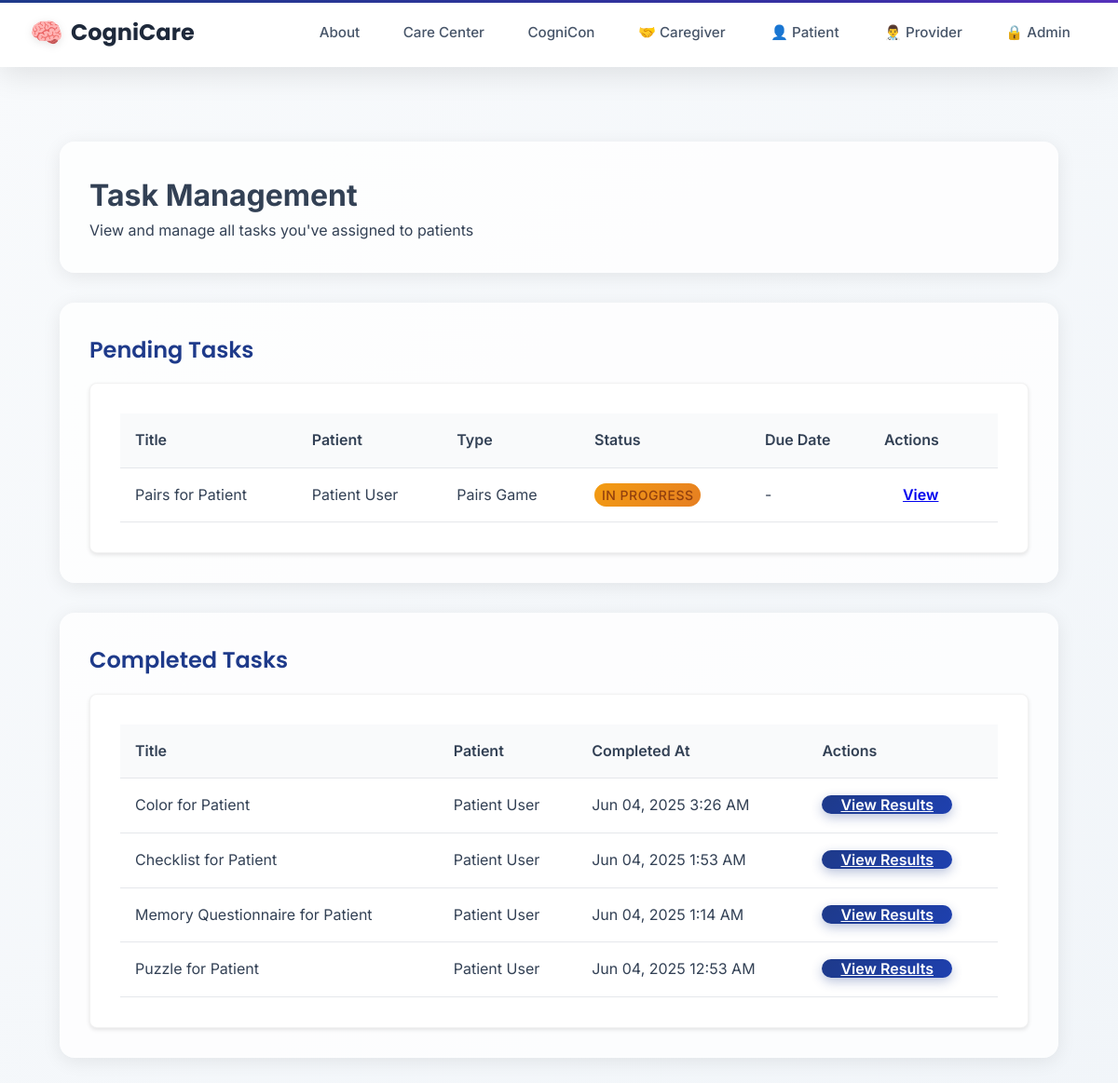
The page /tasks/provider/tasks/ (signed in) on the database as committed earlier.
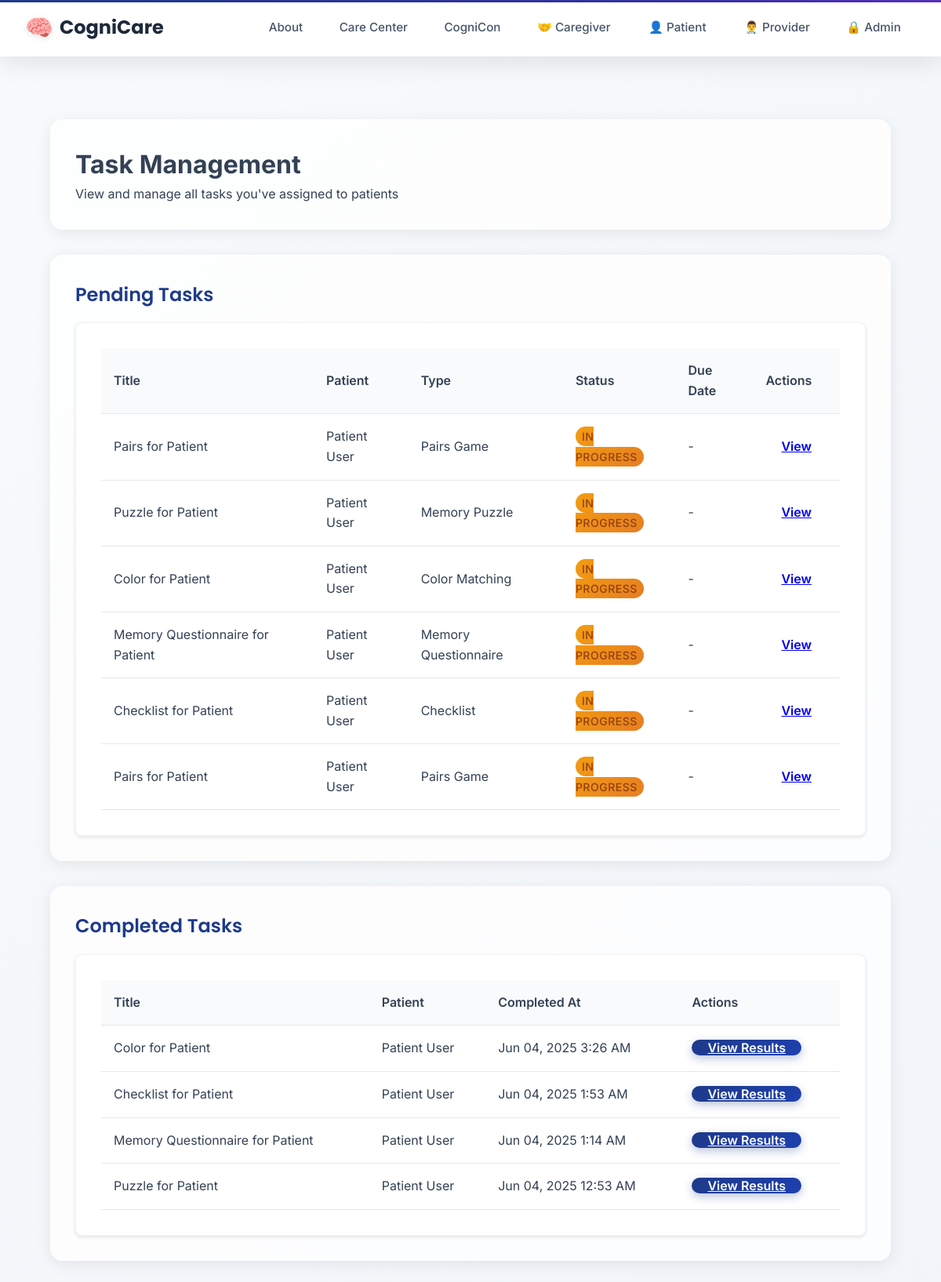
The same page on the database as committed later.
### taskmanager/models.py (models this page shows, shortened)
class Task(models.Model):
    title = models.CharField(max_length=200)
    description = models.TextField(blank=True, null=True)
    task_type = models.CharField(max_length=50, choices=TASK_TYPES)
    assigned_by = models.ForeignKey(UserProfile, on_delete=models.CASCADE, related_name='assigned_tasks')
    assigned_to = models.ForeignKey(UserProfile, on_delete=models.CASCADE, related_name='received_tasks')
    status = models.CharField(max_length=20, choices=TASK_STATUS, default='assigned')
    created_at = models.DateTimeField(auto_now_add=True)
    assigned_at = models.DateTimeField(auto_now_add=True)
    due_date = models.DateTimeField(null=True, blank=True)
    completed_at = models.DateTimeField(null=True, blank=True)
    task_config = models.JSONField(default=dict, blank=True)
    class Meta:
        ordering = ['-created_at']

### users/models.py (models this page shows, shortened)
class UserProfile(models.Model):
    USER_TYPES = (
        ('admin', 'Administrator'),
        ('provider', 'Healthcare Provider'),
        ('caregiver', 'Caregiver'),
        ('patient', 'Patient'),
    )
    user = models.OneToOneField(User, on_delete=models.CASCADE, related_name='profile')
    user_type = models.CharField(max_length=20, choices=USER_TYPES)
    provider = models.ForeignKey('self', on_delete=models.SET_NULL, null=True, blank=True,
                                related_name='managed_patients', limit_choices_to={'user_type': 'provider'})
    patient = models.ForeignKey('self', on_delete=models.SET_NULL, null=True, blank=True,
                               related_name='caregivers', limit_choices_to={'user_type': 'patient'})
    linked_patients = models.ManyToManyField(
        'self',
        symmetrical=False,
        related_name='linked_caregivers',
        limit_choices_to={'user_type': 'patient'},
        blank=True,
        help_text="Patients this caregiver can access"
    )

### taskmanager/views.py (the view)
# urls.py: path('provider/tasks/', views.provider_task_management, name='provider_task_management'),
@login_required
def provider_task_management(request):
    if not hasattr(request.user, 'profile') or request.user.profile.user_type != 'provider':
        messages.error(request, 'You do not have permission to access task management.')
        return redirect('home')
    assigned_tasks = Task.objects.filter(assigned_by=request.user.profile)
    context = {
        'assigned_tasks': assigned_tasks,
        'pending_tasks': assigned_tasks.filter(status__in=['assigned', 'in_progress']),
        'completed_tasks': assigned_tasks.filter(status='completed'),
        'overdue_tasks': assigned_tasks.filter(status='overdue')
    }
    return render(request, 'tasks/assign/provider_task_management.html', context)

### templates/tasks/assign/provider_task_management.html (shortened to what this page needs)
{% extends 'layouts/base.html' %}
{% block content %}
<div class="container">
    <div class="section">
        <h1>Task Management</h1>
        <p>View and manage all tasks you've assigned to patients</p>
    </div>
    {% if pending_tasks %}
    <div class="section">
        <h2>Pending Tasks</h2>
        <div class="card">
            <table class="table">
                <thead>
                    <tr>
                        <th>Title</th>
                        <th>Patient</th>
                        <th>Type</th>
                        <th>Status</th>
                        <th>Due Date</th>
                        <th>Actions</th>
                    </tr>
                </thead>
                <tbody>
                    {% for task in pending_tasks %}
                    <tr>
                        <td>{{ task.title }}</td>
                        <td>{{ task.assigned_to.user.get_full_name }}</td>
                        <td>{{ task.get_task_type_display }}</td>
                        <td><span class="status-badge status-{{ task.status }}">{{ task.get_status_display }}</span></td>
                        <td>{% if task.due_date %}{{ task.due_date|date:"M d, Y g:i A" }}{% else %}-{% endif %}</td>
                        <td>
                            <a href="{% url 'taskmanager:task_results' task.id %}" class="mdc-button mdc-button--outlined">View</a>
                        </td>
                    </tr>
                    {% endfor %}
                </tbody>
            </table>
        </div>
    </div>
    {% endif %}
    {% if completed_tasks %}
    <div class="section">
        <h2>Completed Tasks</h2>
        <div class="card">
            <table class="table">
                <thead>
                    <tr>
                        <th>Title</th>
                        <th>Patient</th>
                        <th>Completed At</th>
                        <th>Actions</th>
                    </tr>
                </thead>
                <tbody>
                    {% for task in completed_tasks %}
                    <tr>
                        <td>{{ task.title }}</td>
                        <td>{{ task.assigned_to.user.get_full_name }}</td>
                        <td>{{ task.completed_at|date:"M d, Y g:i A" }}</td>
                        <td>
                            <a href="{% url 'taskmanager:task_results' task.id %}" class="mdc-button mdc-button--raised">View Results</a>
                        </td>
                    </tr>
                    {% endfor %}
                </tbody>
            </table>
        </div>
    </div>
    {% endif %}
</div>
{% endblock %}

### templates/layouts/base.html (shortened to what this page needs)
<!DOCTYPE html>
<html>
<head>
    {% load static %}
    <link href="https://unpkg.com/material-components-web@latest/dist/material-components-web.min.css" rel="stylesheet">
    <link rel="stylesheet" href="https://cdnjs.cloudflare.com/ajax/libs/font-awesome/6.4.0/css/all.min.css">
    {% load static %}
    <link rel="stylesheet" href="{% static 'css/design-system.css' %}">
</head>
<body>
    <header class="top-nav">
        <a href="/" class="site-title">CogniCare</a>
        <div class="nav-container">
            <nav class="nav-links" id="navLinks">
                <a href="/about" class="nav-link">About</a>
                <a href="/carecenter" class="nav-link">Care Center</a>
                <a href="/cognicon" class="nav-link">CogniCon</a>
                <a href="/caregiver-login" class="nav-link caregiver-link">🤝 Caregiver</a>
                <a href="/patient-login" class="nav-link patient-link">👤 Patient</a>
                <a href="/provider-login" class="nav-link provider-link">👨‍⚕️ Provider</a>
                <a href="/admin-login" class="nav-link admin-link">🔒 Admin</a>
                </nav>
        </div>
    </header>
    <main>
        <div class="content-wrapper">
            {% block content %}{% endblock %}
        </div>
    </main>
</body>
</html>

### static/css/design-system.css (style rules this page uses)
.card { background: white; border-radius: 16px; box-shadow: 0 8px 32px rgba(0,0,0,0.1); border: 1px solid rgba(0,0,0,0.05); overflow: hidden; transition: all 0.3s ease; }

### templates/layouts/base.html (style rules this page uses)
:root { --patient-primary: #9333ea; --patient-secondary: #7c3aed; --patient-accent: #8b5cf6; --caregiver-primary: #059669; --caregiver-secondary: #047857; --caregiver-accent: #10b981; --provider-primary: #1e3a8a; --provider-secondary: #1e40af; --provider-accent: #3730a3; --admin-primary: #1a202c; --admin-secondary: #2d3748; --admin-accent: #fbbf24; --neutral-50: #f8fafc; --neutral-100: #f1f5f9; --neutral-200: #e2e8f0; --neutral-300: #cbd5e1; --neutral-400: #94a3b8; --neutral-500: #64748b; --neutral-600: #475569; --neutral-700: #334155; --neutral-800: #1e293b; --neutral-900: #0f172a; }
* { margin: 0; padding: 0; box-sizing: border-box; }
body { background: linear-gradient(135deg, var(--neutral-50) 0%, var(--neutral-100) 100%); font-family: 'Inter', -apple-system, BlinkMacSystemFont, 'Segoe UI', Roboto, sans-serif; min-height: 100vh; color: var(--neutral-700); line-height: 1.6; }
.top-nav { position: fixed; top: 0; left: 0; right: 0; background: rgba(255, 255, 255, 0.95); backdrop-filter: blur(20px); -webkit-backdrop-filter: blur(20px); border-bottom: 1px solid rgba(255, 255, 255, 0.2); box-shadow: 0 8px 32px rgba(0, 0, 0, 0.1); display: flex; justify-content: space-between; align-items: center; padding: 0 2rem; height: 72px; z-index: 1000; transition: all 0.3s ease; }
.top-nav::before { content: ''; position: absolute; top: 0; left: 0; right: 0; height: 3px; background: linear-gradient(135deg, var(--provider-primary), var(--provider-accent), var(--patient-primary), var(--caregiver-primary), var(--admin-accent)); background-size: 300% 100%; animation: gradientShift 8s ease-in-out infinite; }
.site-title { color: var(--neutral-800); font-weight: 700; font-size: 1.5rem; text-decoration: none; font-family: 'Poppins', sans-serif; display: flex; align-items: center; gap: 0.5rem; transition: all 0.3s ease; }
.site-title::before { content: '🧠'; font-size: 1.8rem; filter: drop-shadow(0 2px 4px rgba(0,0,0,0.1)); }
.nav-container { display: flex; align-items: center; gap: 2rem; }
.nav-links { display: flex; align-items: center; gap: 0.5rem; }
.nav-link { color: var(--neutral-600); text-decoration: none; padding: 0.6rem 1.2rem; border-radius: 10px; font-weight: 500; font-size: 0.95rem; transition: all 0.3s ease; position: relative; overflow: hidden; }
.nav-link::before { content: ''; position: absolute; top: 0; left: -100%; width: 100%; height: 100%; background: linear-gradient(135deg, rgba(147, 51, 234, 0.1), rgba(16, 185, 129, 0.1)); transition: left 0.3s ease; z-index: -1; }
.nav-link.patient-link { border: 2px solid transparent; }
main { padding-top: 88px; min-height: calc(100vh - 88px); }
.content-wrapper { max-width: 1400px; margin: 0 auto; padding: 2rem; }
.mdc-button { height: 40px; padding: 0 20px; border-radius: 10px; font-weight: 600; text-transform: none; font-family: 'Inter', sans-serif; transition: all 0.3s ease; }
.mdc-button--raised { background: linear-gradient(135deg, var(--provider-primary), var(--provider-secondary)); color: white; box-shadow: 0 4px 12px rgba(30, 58, 138, 0.3); }
.section { margin-bottom: 3rem; padding: 2rem; background: rgba(255, 255, 255, 0.8); border-radius: 16px; box-shadow: 0 4px 20px rgba(0, 0, 0, 0.08); }
.section h2 { color: var(--provider-primary); font-weight: 600; margin-bottom: 1rem; font-family: 'Poppins', sans-serif; }
.status-badge { padding: 0.4rem 0.8rem; border-radius: 20px; font-size: 0.85rem; font-weight: 600; text-transform: uppercase; letter-spacing: 0.5px; }
.status-in_progress { background: linear-gradient(135deg, #f39c12, #e67e22); color: white; }
.card { background: white; border-radius: 16px; box-shadow: 0 8px 32px rgba(0,0,0,0.1); border: 1px solid rgba(0,0,0,0.05); overflow: hidden; transition: all 0.3s ease; }

### templates/tasks/assign/provider_task_management.html (style rules this page uses)
.container { max-width: 1200px; margin: 0 auto; padding: 2rem; }
.section { margin-bottom: 2rem; }
.card { background: white; border-radius: 8px; box-shadow: 0 2px 4px rgba(0,0,0,0.1); overflow: hidden; padding: 2rem; }
.table { width: 100%; border-collapse: collapse; }
.table th, .table td { padding: 1rem; text-align: left; border-bottom: 1px solid #e5e7eb; }
.table th { background-color: #f9fafb; font-weight: 600; }
.status-badge { padding: 0.25rem 0.5rem; border-radius: 9999px; font-size: 0.875rem; font-weight: 500; }
.status-in_progress { background-color: #fef3c7; color: #92400e; }

Rows that differ between the two databases and show on the page:
added Task: title "Pairs for Patient", assigned_to.user.get_full_name "Patient User", task_type "Pairs Game", status "IN PROGRESS", shown under "Pending Tasks"
added Task: title "Puzzle for Patient", assigned_to.user.get_full_name "Patient User", task_type "Memory Puzzle", status "IN PROGRESS", shown under "Pending Tasks"
added Task: title "Color for Patient", assigned_to.user.get_full_name "Patient User", task_type "Color Matching", status "IN PROGRESS", shown under "Pending Tasks"
added Task: title "Memory Questionnaire for Patient", assigned_to.user.get_full_name "Patient User", task_type "Memory Questionnaire", status "IN PROGRESS", shown under "Pending Tasks"
added Task: title "Checklist for Patient", assigned_to.user.get_full_name "Patient User", task_type "Checklist", status "IN PROGRESS", shown under "Pending Tasks"
